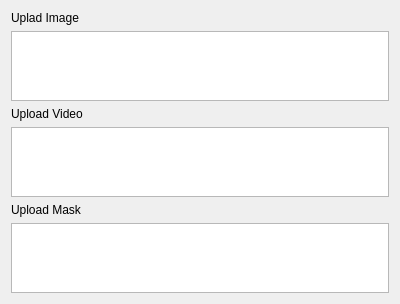
<?xml version="1.0" encoding="UTF-8"?>
<ui version="4.0">
 <class>Form</class>
 <widget class="QWidget" name="Form">
  <property name="geometry">
   <rect>
    <x>0</x>
    <y>0</y>
    <width>400</width>
    <height>300</height>
   </rect>
  </property>
  <property name="windowTitle">
   <string>Form</string>
  </property>
  <layout class="QVBoxLayout" name="verticalLayout">
   <item>
    <widget class="QLabel" name="label_3">
     <property name="text">
      <string>Uplad Image</string>
     </property>
    </widget>
   </item>
   <item>
    <widget class="QTextEdit" name="textEdit"/>
   </item>
   <item>
    <widget class="QLabel" name="label_2">
     <property name="text">
      <string>Upload Video</string>
     </property>
    </widget>
   </item>
   <item>
    <widget class="QTextEdit" name="textEdit_2"/>
   </item>
   <item>
    <widget class="QLabel" name="label">
     <property name="text">
      <string>Upload Mask</string>
     </property>
    </widget>
   </item>
   <item>
    <widget class="QTextEdit" name="textEdit_3"/>
   </item>
  </layout>
 </widget>
 <resources/>
 <connections/>
</ui>
